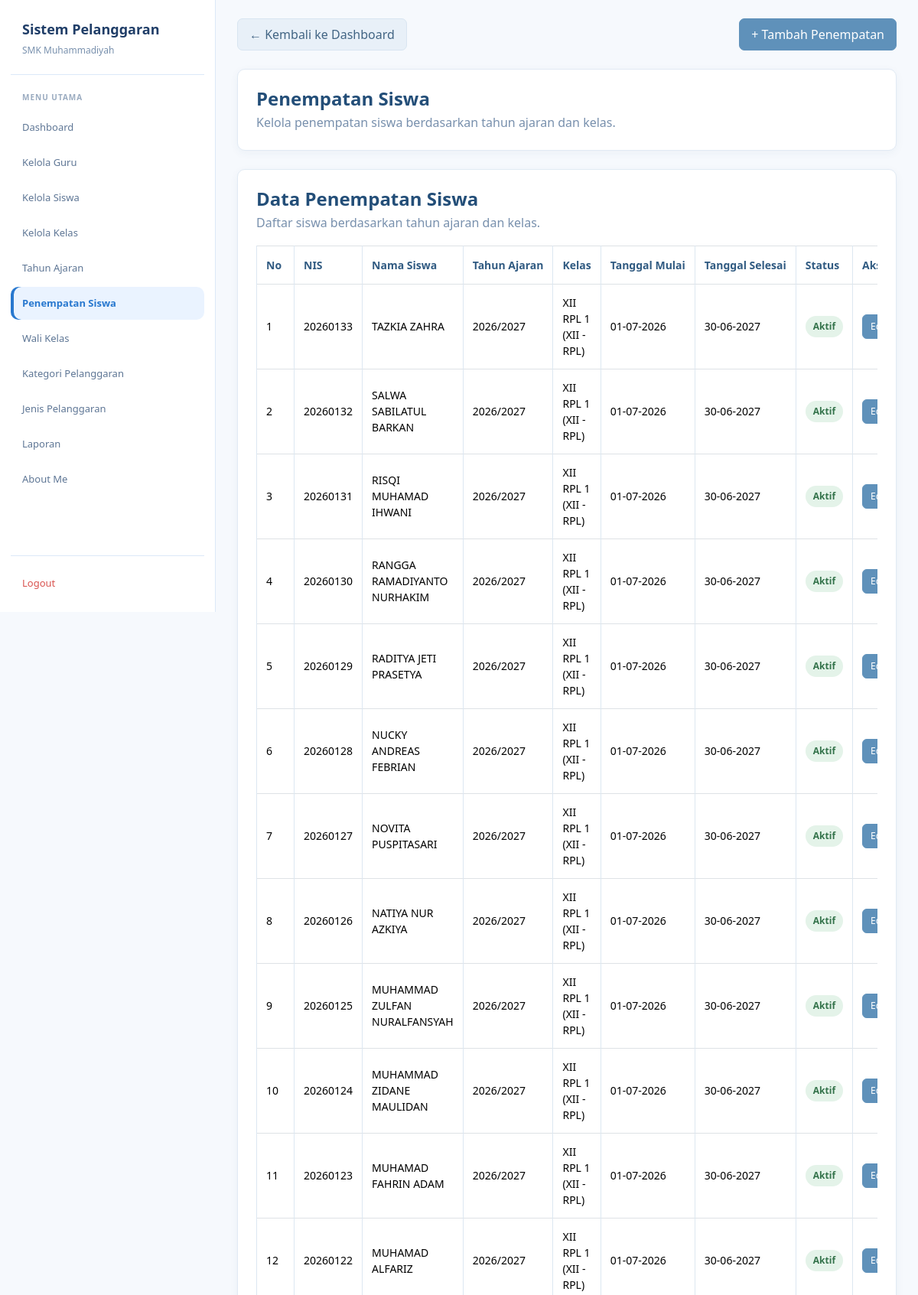
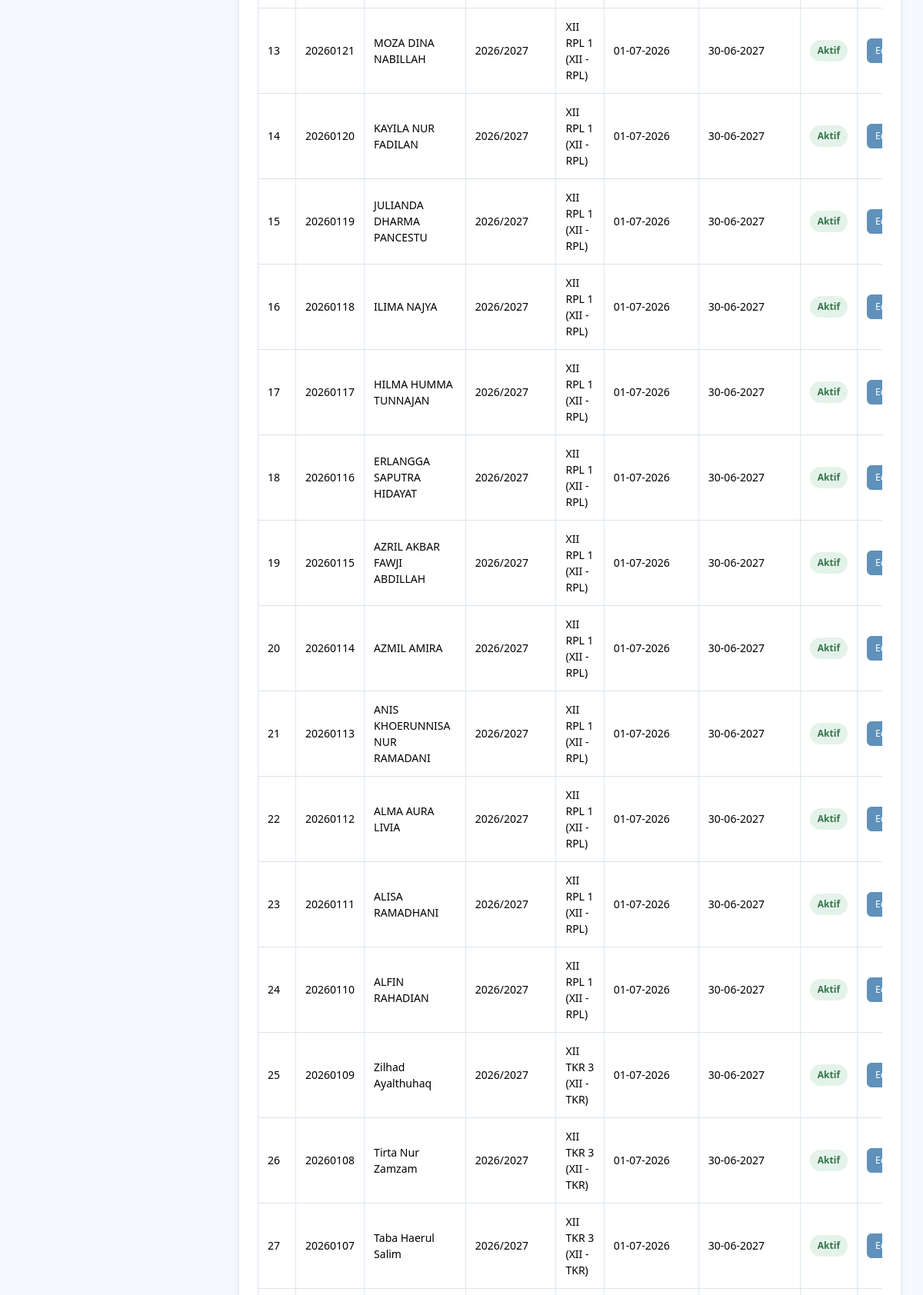
/admin/penempatan_siswa.php (signed in, upper part), run on the app's committed database (2 pictures, top to bottom).
### tables this page shows
CREATE TABLE `t_kelas_siswa` (
  `id` int(11) NOT NULL,
  `siswa_id` int(11) NOT NULL,
  `tahun_ajaran_id` int(11) NOT NULL,
  `kelas_id` int(11) NOT NULL,
  `tanggal_mulai` date NOT NULL,
  `tanggal_selesai` date NOT NULL,
  `status_aktif` tinyint(1) NOT NULL,
  `created_at` timestamp NULL DEFAULT current_timestamp(),
  `update_at` timestamp NULL DEFAULT current_timestamp()
);

CREATE TABLE `t_siswa` (
  `id` int(11) NOT NULL,
  `nis` varchar(10) NOT NULL,
  `nisn` varchar(10) NOT NULL,
  `nama` varchar(150) NOT NULL,
  `jenis_kelamin` char(1) NOT NULL,
  `tanggal_lahir` date NOT NULL,
  `alamat` text NOT NULL,
  `status_aktif` tinyint(1) NOT NULL,
  `created_at` timestamp NULL DEFAULT current_timestamp(),
  `update_at` timestamp NULL DEFAULT current_timestamp()
);

CREATE TABLE `t_tahun_ajaran` (
  `id` int(11) NOT NULL,
  `nama` varchar(20) NOT NULL,
  `tanggal_mulai` date DEFAULT NULL,
  `tanggal_selesai` date DEFAULT NULL,
  `status_aktif` tinyint(1) DEFAULT NULL,
  `created_at` timestamp NULL DEFAULT current_timestamp(),
  `update_at` timestamp NULL DEFAULT current_timestamp()
);

CREATE TABLE `t_kelas` (
  `id` int(11) NOT NULL,
  `nama` varchar(100) NOT NULL,
  `tingkat` varchar(20) NOT NULL,
  `jurusan` varchar(100) NOT NULL,
  `status_aktif` tinyint(1) DEFAULT NULL,
  `created_at` timestamp NULL DEFAULT current_timestamp(),
  `update_at` timestamp NULL DEFAULT current_timestamp()
);

### admin/penempatan_siswa.php (the view, shortened to what this page needs)
<?php
require_once __DIR__ . '/../config/koneksi.php';
mysqli_set_charset($koneksi, 'utf8mb4');
function e($value): string {
    return htmlspecialchars((string)($value ?? ''), ENT_QUOTES, 'UTF-8');
}
function ambilTahunAktif(mysqli $koneksi): ?array {
    $result = mysqli_query(
        $koneksi,
        "SELECT id, nama, tanggal_mulai, tanggal_selesai
         FROM t_tahun_ajaran
         WHERE status_aktif = 1
         ORDER BY tanggal_mulai DESC, id DESC
         LIMIT 1"
    );
    $data = mysqli_fetch_assoc($result);
    return $data ?: null;
}
$jenis_pesan = '';
$mode_edit = false;
$tahun_aktif = ambilTahunAktif($koneksi);
$id_tahun_aktif = (int)$tahun_aktif['id'];
$data_penempatan = mysqli_query(
    $koneksi,
    "
    SELECT
        ks.id,
        s.nis,
        s.nama AS nama_siswa,
        s.status_aktif AS status_siswa,
        ta.nama AS tahun_ajaran,
        k.nama AS nama_kelas,
        k.tingkat,
        k.jurusan,
        ks.tanggal_mulai,
        ks.tanggal_selesai,
        ks.status_aktif AS status_penempatan,
        CASE
            WHEN s.status_aktif = 1 AND ks.status_aktif = 1
            THEN 1
            ELSE 0
        END AS status_tampilan,
        ks.tahun_ajaran_id
    FROM t_kelas_siswa ks
    INNER JOIN (
        SELECT
            siswa_id,
            tahun_ajaran_id,
            MAX(id) AS id
        FROM t_kelas_siswa
        GROUP BY siswa_id, tahun_ajaran_id
    ) data_terbaru ON ks.id = data_terbaru.id
    INNER JOIN t_siswa s
        ON ks.siswa_id = s.id
    INNER JOIN t_tahun_ajaran ta
        ON ks.tahun_ajaran_id = ta.id
    INNER JOIN t_kelas k
        ON ks.kelas_id = k.id
    ORDER BY ks.id DESC
    "
);
$form_sedang_terbuka = (
    $mode_edit ||
    $jenis_pesan === 'danger' ||
    $jenis_pesan === 'warning'
);
?>
<!DOCTYPE html>
<html lang="id">
<head>
<link href="https://cdn.jsdelivr.net/npm/bootstrap@5.3.8/dist/css/bootstrap.min.css" rel="stylesheet">
<link href="https://cdn.datatables.net/2.3.4/css/dataTables.bootstrap5.min.css" rel="stylesheet">
</head>
<body>
<div class="layout">
<aside class="sidebar">
    <div class="brand">
        <div class="brand-title">Sistem Pelanggaran</div>
        <div class="brand-subtitle">SMK Muhammadiyah</div>
    </div>
    <div class="menu-title">Menu Utama</div>
    <nav class="menu">
        <a href="../dashboard.php" class="menu-link">Dashboard</a>
        <a href="guru.php" class="menu-link">Kelola Guru</a>
        <a href="siswa.php" class="menu-link">Kelola Siswa</a>
        <a href="kelas.php" class="menu-link">Kelola Kelas</a>
        <a href="tahun_ajaran.php" class="menu-link">Tahun Ajaran</a>
        <a href="penempatan_siswa.php" class="menu-link active">Penempatan Siswa</a>
        <a href="wali_kelas.php" class="menu-link">Wali Kelas</a>
        <a href="kategori_pelanggaran.php" class="menu-link">Kategori Pelanggaran</a>
        <a href="jenis_pelanggaran.php" class="menu-link">Jenis Pelanggaran</a>
        <a href="cetak_export.php" class="menu-link">Laporan</a>
        <a href="../about.php" class="menu-link">About Me</a>
    </nav>
    <div class="logout">
        <a href="../logout.php" class="menu-link" onclick="return confirm('Yakin ingin keluar dari sistem?')">
            Logout
        </a>
    </div>
</aside>
<main class="main">
<div class="container-fluid-custom">
    <div class="d-flex justify-content-between align-items-center flex-wrap gap-3 mb-4">
        <a href="../dashboard.php" class="btn btn-secondary">
            &larr; Kembali ke Dashboard
        </a>
        <?php if (!$form_sedang_terbuka): ?>
            <button
                type="button"
                class="btn btn-primary"
                id="btnTambah"
                aria-expanded="false"
            >
                + Tambah Penempatan
            </button>
        <?php endif; ?>
    </div>
    <div class="card mb-4">
        <div class="card-body">
            <h2 class="judul mb-1">Penempatan Siswa</h2>
            <p class="subjudul mb-0">
                Kelola penempatan siswa berdasarkan tahun ajaran dan kelas.
            </p>
        </div>
    </div>
    <div class="card">
        <div class="card-body">
            <h2 class="table-title">Data Penempatan Siswa</h2>
            <p class="table-description">
                Daftar siswa berdasarkan tahun ajaran dan kelas.
            </p>
            <div class="table-responsive">
                <table
                    id="tabelPenempatan"
                    class="table table-bordered table-hover align-middle w-100"
                >
                    <thead>
                        <tr>
                            <th>No</th>
                            <th>NIS</th>
                            <th>Nama Siswa</th>
                            <th>Tahun Ajaran</th>
                            <th>Kelas</th>
                            <th>Tanggal Mulai</th>
                            <th>Tanggal Selesai</th>
                            <th>Status</th>
                            <th>Aksi</th>
                        </tr>
                    </thead>
                    <tbody>
                        <?php
                        $no = 1;
                        while ($p = mysqli_fetch_assoc($data_penempatan)):
                        ?>
                            <tr>
                                <td><?= $no++ ?></td>
                                <td><?= e($p['nis']) ?></td>
                                <td><?= e($p['nama_siswa']) ?></td>
                                <td><?= e($p['tahun_ajaran']) ?></td>
                                <td>
                                    <?= e($p['nama_kelas']) ?>
                                    (<?= e($p['tingkat']) ?> - <?= e($p['jurusan']) ?>)
                                </td>
                                <td>
                                    <?= !empty($p['tanggal_mulai'])
                                        ? date('d-m-Y', strtotime($p['tanggal_mulai']))
                                        : '-' ?>
                                </td>
                                <td>
                                    <?= !empty($p['tanggal_selesai'])
                                        ? date('d-m-Y', strtotime($p['tanggal_selesai']))
                                        : '-' ?>
                                </td>
                                <td>
                                    <?php if ((int)$p['status_tampilan'] === 1): ?>
                                        <span class="status-aktif">Aktif</span>
                                    <?php else: ?>
                                        <span class="status-nonaktif">Tidak Aktif</span>
                                    <?php endif; ?>
                                </td>
                                <td>
                                    <div class="aksi">
                                        <?php if (
                                            (int)$p['tahun_ajaran_id'] === $id_tahun_aktif &&
                                            (int)$p['status_siswa'] === 1
                                        ): ?>
                                            <a
                                                href="penempatan_siswa.php?edit=<?= (int)$p['id'] ?>"
                                                class="btn btn-sm btn-primary"
                                            >
                                                Edit
                                            </a>
                                        <?php elseif ((int)$p['status_siswa'] !== 1): ?>
                                            <span class="keterangan">Siswa nonaktif</span>
                                        <?php else: ?>
                                            <span class="keterangan">Riwayat</span>
                                        <?php endif; ?>
                                    </div>
                                </td>
                            </tr>
                        <?php endwhile; ?>
                    </tbody>
                </table>
            </div>
        </div>
    </div>
</div>
</main>
</div>
</body>
</html>

### admin/penempatan_siswa.php (style rules this page uses)
:root { --blue:#2878cf; --blue-dark:#203e68; --blue-soft:#eaf3ff; --page:#f6f9fd; --muted:#7890ad; --line:#dce9f8 }
* { box-sizing:border-box }
body { margin:0; background:var(--page); color:#344b63; font-family:"Segoe UI",Arial,sans-serif; font-size:16px }
a { text-decoration:none }
.layout { min-height:100vh }
.sidebar { position:fixed; top:0; left:0; z-index:1000; display:flex; flex-direction:column; width:282px; height:100vh; padding:25px 14px 16px; overflow-y:auto; background:#fff; border-right:1px solid var(--line) }
.brand { padding:0 15px 22px; margin-bottom:22px; border-bottom:1px solid var(--line) }
.brand-title { margin-bottom:5px; color:var(--blue-dark); font-size:18px; font-weight:700 }
.brand-subtitle { color:var(--muted); font-size:12px }
.menu-title { margin:0 15px 10px; color:#9aabc0; font-size:10px; font-weight:700; letter-spacing:1px; text-transform:uppercase }
.menu { display:flex; flex-direction:column; gap:3px }
.menu-link { display:flex; align-items:center; min-height:43px; padding:10px 15px; border-radius:10px; color:#5e7695; font-size:13px; transition:.2s }
.menu-link.active { background:var(--blue-soft); color:var(--blue); font-weight:600; box-shadow:inset 4px 0 0 var(--blue) }
.logout { padding-top:14px; margin-top:auto; border-top:1px solid var(--line) }
.logout .menu-link { color:#d9534f }
.main { min-height:100vh; padding:24px 28px 40px; margin-left:282px }
.container-fluid-custom { width:100%; max-width:none; padding:0; margin:0 }
.judul { color:#234e78; font-size:24px; font-weight:700 }
.subjudul,.table-description { color:var(--muted); font-size:16px }
.card { overflow:hidden; background:#fff; border:1px solid #e1eaf4!important; border-radius:10px; box-shadow:0 3px 12px rgba(35,78,120,.05) }
.card-body { padding:24px }
.btn { border-radius:7px; font-family:"Segoe UI",Arial,sans-serif; font-size:16px; font-weight:400; line-height:1.5; padding:8px 15px; transition:background-color .15s ease,border-color .15s ease }
.btn-primary { --bs-btn-color:#fff; --bs-btn-bg:#5f91ba; --bs-btn-border-color:#5f91ba; --bs-btn-hover-color:#fff; --bs-btn-hover-bg:#4b7fa9; --bs-btn-hover-border-color:#4b7fa9 }
.btn-secondary { --bs-btn-bg:#e8f0f8; --bs-btn-border-color:#d8e5f1; --bs-btn-color:#426584; --bs-btn-hover-bg:#dceaf6; --bs-btn-hover-border-color:#cbddeb; --bs-btn-hover-color:#234e78 }
.btn-sm { padding:5px 11px }
.aksi .btn { padding:6px 10px; font-size:12px; border-radius:6px }
.table-title { margin-bottom:4px; color:#234e78; font-size:24px; font-weight:600 }
.table-description { margin-bottom:18px }
.table-responsive { width:100% }
.table { width:100%; margin-bottom:0; color:#344b63; vertical-align:middle; font-size:14px }
.table thead th { padding:14px 12px; color:#315b82; background:#fff; border-color:#dce7f1; font-weight:600; white-space:nowrap }
.table tbody td { padding:13px 12px; background:#fff; border-color:#dce7f1 }
.status-aktif,.status-nonaktif { display:inline-block; padding:5px 10px; border-radius:20px; font-size:12px; font-weight:600; white-space:nowrap }
.status-aktif { color:#34734b; background:#e4f3e9 }
.aksi { display:flex; align-items:center; gap:8px; white-space:nowrap }

### data on the page
t_kelas_siswa: siswa.nis "20260133", siswa.nama "TAZKIA ZAHRA", tahun_ajaran.nama "2026/2027", kelas.nama "XII RPL 1", kelas.tingkat "XII", kelas.jurusan "RPL", tanggal_mulai "01-07-2026", tanggal_selesai "30-06-2027", shows "Aktif"
t_kelas_siswa: siswa.nis "20260132", siswa.nama "SALWA SABILATUL BARKAN", tahun_ajaran.nama "2026/2027", kelas.nama "XII RPL 1", kelas.tingkat "XII", kelas.jurusan "RPL", tanggal_mulai "01-07-2026", tanggal_selesai "30-06-2027", shows "Aktif"
t_kelas_siswa: siswa.nis "20260131", siswa.nama "RISQI MUHAMAD IHWANI", tahun_ajaran.nama "2026/2027", kelas.nama "XII RPL 1", kelas.tingkat "XII", kelas.jurusan "RPL", tanggal_mulai "01-07-2026", tanggal_selesai "30-06-2027", shows "Aktif"
t_kelas_siswa: siswa.nis "20260130", siswa.nama "RANGGA RAMADIYANTO NURHAKIM", tahun_ajaran.nama "2026/2027", kelas.nama "XII RPL 1", kelas.tingkat "XII", kelas.jurusan "RPL", tanggal_mulai "01-07-2026", tanggal_selesai "30-06-2027", shows "Aktif"
t_kelas_siswa: siswa.nis "20260129", siswa.nama "RADITYA JETI PRASETYA", tahun_ajaran.nama "2026/2027", kelas.nama "XII RPL 1", kelas.tingkat "XII", kelas.jurusan "RPL", tanggal_mulai "01-07-2026", tanggal_selesai "30-06-2027", shows "Aktif"
t_kelas_siswa: siswa.nis "20260128", siswa.nama "NUCKY ANDREAS FEBRIAN", tahun_ajaran.nama "2026/2027", kelas.nama "XII RPL 1", kelas.tingkat "XII", kelas.jurusan "RPL", tanggal_mulai "01-07-2026", tanggal_selesai "30-06-2027", shows "Aktif"
t_kelas_siswa: siswa.nis "20260127", siswa.nama "NOVITA PUSPITASARI", tahun_ajaran.nama "2026/2027", kelas.nama "XII RPL 1", kelas.tingkat "XII", kelas.jurusan "RPL", tanggal_mulai "01-07-2026", tanggal_selesai "30-06-2027", shows "Aktif"
t_kelas_siswa: siswa.nis "20260126", siswa.nama "NATIYA NUR AZKIYA", tahun_ajaran.nama "2026/2027", kelas.nama "XII RPL 1", kelas.tingkat "XII", kelas.jurusan "RPL", tanggal_mulai "01-07-2026", tanggal_selesai "30-06-2027", shows "Aktif"
t_kelas_siswa: siswa.nis "20260125", siswa.nama "MUHAMMAD ZULFAN NURALFANSYAH", tahun_ajaran.nama "2026/2027", kelas.nama "XII RPL 1", kelas.tingkat "XII", kelas.jurusan "RPL", tanggal_mulai "01-07-2026", tanggal_selesai "30-06-2027", shows "Aktif"
t_kelas_siswa: siswa.nis "20260124", siswa.nama "MUHAMMAD ZIDANE MAULIDAN", tahun_ajaran.nama "2026/2027", kelas.nama "XII RPL 1", kelas.tingkat "XII", kelas.jurusan "RPL", tanggal_mulai "01-07-2026", tanggal_selesai "30-06-2027", shows "Aktif"
t_kelas_siswa: siswa.nis "20260123", siswa.nama "MUHAMAD FAHRIN ADAM", tahun_ajaran.nama "2026/2027", kelas.nama "XII RPL 1", kelas.tingkat "XII", kelas.jurusan "RPL", tanggal_mulai "01-07-2026", tanggal_selesai "30-06-2027", shows "Aktif"
t_kelas_siswa: siswa.nis "20260122", siswa.nama "MUHAMAD ALFARIZ", tahun_ajaran.nama "2026/2027", kelas.nama "XII RPL 1", kelas.tingkat "XII", kelas.jurusan "RPL", tanggal_mulai "01-07-2026", tanggal_selesai "30-06-2027", shows "Aktif"
t_kelas_siswa: siswa.nis "20260121", siswa.nama "MOZA DINA NABILLAH", tahun_ajaran.nama "2026/2027", kelas.nama "XII RPL 1", kelas.tingkat "XII", kelas.jurusan "RPL", tanggal_mulai "01-07-2026", tanggal_selesai "30-06-2027", shows "Aktif"
t_kelas_siswa: siswa.nis "20260120", siswa.nama "KAYILA NUR FADILAN", tahun_ajaran.nama "2026/2027", kelas.nama "XII RPL 1", kelas.tingkat "XII", kelas.jurusan "RPL", tanggal_mulai "01-07-2026", tanggal_selesai "30-06-2027", shows "Aktif"
t_kelas_siswa: siswa.nis "20260119", siswa.nama "JULIANDA DHARMA PANCESTU", tahun_ajaran.nama "2026/2027", kelas.nama "XII RPL 1", kelas.tingkat "XII", kelas.jurusan "RPL", tanggal_mulai "01-07-2026", tanggal_selesai "30-06-2027", shows "Aktif"
t_kelas_siswa: siswa.nis "20260118", siswa.nama "ILIMA NAJYA", tahun_ajaran.nama "2026/2027", kelas.nama "XII RPL 1", kelas.tingkat "XII", kelas.jurusan "RPL", tanggal_mulai "01-07-2026", tanggal_selesai "30-06-2027", shows "Aktif"
t_kelas_siswa: siswa.nis "20260117", siswa.nama "HILMA HUMMA TUNNAJAN", tahun_ajaran.nama "2026/2027", kelas.nama "XII RPL 1", kelas.tingkat "XII", kelas.jurusan "RPL", tanggal_mulai "01-07-2026", tanggal_selesai "30-06-2027", shows "Aktif"
t_kelas_siswa: siswa.nis "20260116", siswa.nama "ERLANGGA SAPUTRA HIDAYAT", tahun_ajaran.nama "2026/2027", kelas.nama "XII RPL 1", kelas.tingkat "XII", kelas.jurusan "RPL", tanggal_mulai "01-07-2026", tanggal_selesai "30-06-2027", shows "Aktif"
t_kelas_siswa: siswa.nis "20260115", siswa.nama "AZRIL AKBAR FAWJI ABDILLAH", tahun_ajaran.nama "2026/2027", kelas.nama "XII RPL 1", kelas.tingkat "XII", kelas.jurusan "RPL", tanggal_mulai "01-07-2026", tanggal_selesai "30-06-2027", shows "Aktif"
t_kelas_siswa: siswa.nis "20260114", siswa.nama "AZMIL AMIRA", tahun_ajaran.nama "2026/2027", kelas.nama "XII RPL 1", kelas.tingkat "XII", kelas.jurusan "RPL", tanggal_mulai "01-07-2026", tanggal_selesai "30-06-2027", shows "Aktif"
t_kelas_siswa: siswa.nis "20260113", siswa.nama "ANIS KHOERUNNISA NUR RAMADANI", tahun_ajaran.nama "2026/2027", kelas.nama "XII RPL 1", kelas.tingkat "XII", kelas.jurusan "RPL", tanggal_mulai "01-07-2026", tanggal_selesai "30-06-2027", shows "Aktif"
t_kelas_siswa: siswa.nis "20260112", siswa.nama "ALMA AURA LIVIA", tahun_ajaran.nama "2026/2027", kelas.nama "XII RPL 1", kelas.tingkat "XII", kelas.jurusan "RPL", tanggal_mulai "01-07-2026", tanggal_selesai "30-06-2027", shows "Aktif"
t_kelas_siswa: siswa.nis "20260111", siswa.nama "ALISA RAMADHANI", tahun_ajaran.nama "2026/2027", kelas.nama "XII RPL 1", kelas.tingkat "XII", kelas.jurusan "RPL", tanggal_mulai "01-07-2026", tanggal_selesai "30-06-2027", shows "Aktif"
t_kelas_siswa: siswa.nis "20260110", siswa.nama "ALFIN RAHADIAN", tahun_ajaran.nama "2026/2027", kelas.nama "XII RPL 1", kelas.tingkat "XII", kelas.jurusan "RPL", tanggal_mulai "01-07-2026", tanggal_selesai "30-06-2027", shows "Aktif"
t_kelas_siswa: siswa.nis "20260109", siswa.nama "Zilhad Ayalthuhaq", tahun_ajaran.nama "2026/2027", kelas.nama "XII TKR 3", kelas.tingkat "XII", kelas.jurusan "TKR", tanggal_mulai "01-07-2026", tanggal_selesai "30-06-2027", shows "Aktif"
t_kelas_siswa: siswa.nis "20260108", siswa.nama "Tirta Nur Zamzam", tahun_ajaran.nama "2026/2027", kelas.nama "XII TKR 3", kelas.tingkat "XII", kelas.jurusan "TKR", tanggal_mulai "01-07-2026", tanggal_selesai "30-06-2027", shows "Aktif"
t_kelas_siswa: siswa.nis "20260107", siswa.nama "Taba Haerul Salim", tahun_ajaran.nama "2026/2027", kelas.nama "XII TKR 3", kelas.tingkat "XII", kelas.jurusan "TKR", tanggal_mulai "01-07-2026", tanggal_selesai "30-06-2027", shows "Aktif"
